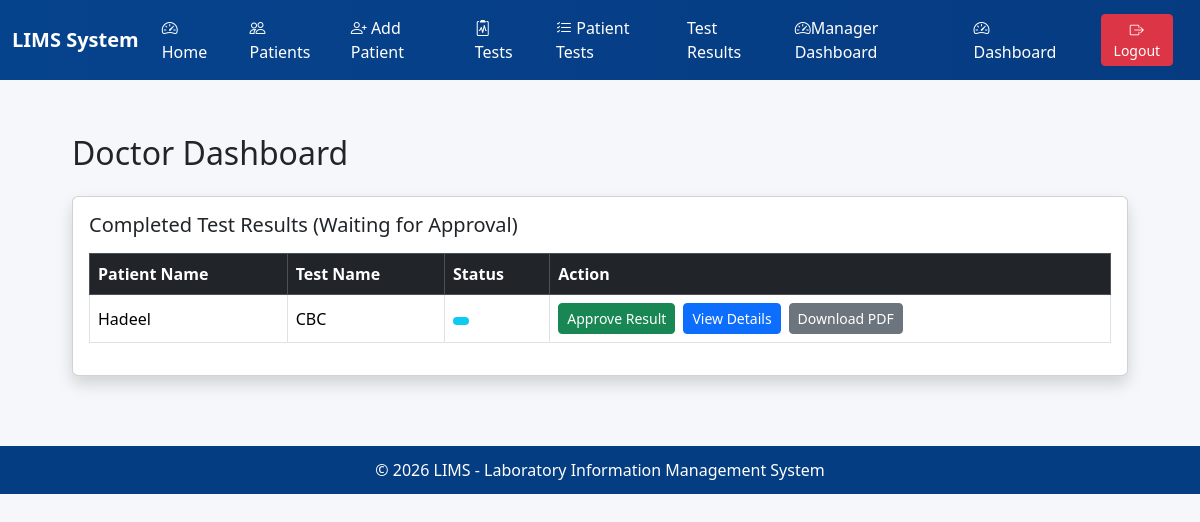
/doctor/dashboard/ (signed in), run on an earlier commit of the app's database.
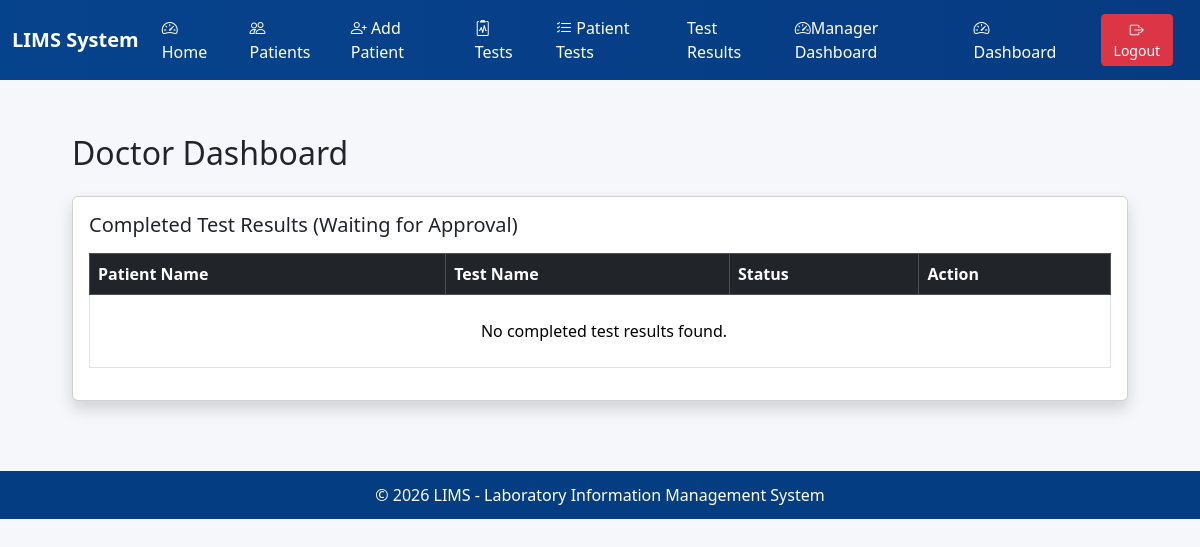
And on a later commit of the database.
### core/models.py (models this page shows, shortened)
class TestResult(models.Model):
    patienttest = models.OneToOneField( PatientTest,on_delete=models.CASCADE )
    wbc = models.FloatField("WBC", null=True, blank=True)
    rbc = models.FloatField("RBC", null=True, blank=True)
    hemoglobin = models.FloatField("Hemoglobin", null=True, blank=True)
    hematocrit = models.FloatField("Hematocrit", null=True, blank=True)
    platelets = models.FloatField("Platelets", null=True, blank=True)
    result_valu = models.CharField(max_length=100)
    unit = models.CharField(max_length=50, blank=True)
    reference_range = models.CharField(max_length=100, blank=True)
    STATUS_CHOICES = [
        ('pending', 'Pending'),
        ('completed', 'Completed'),
        ('approved', 'Approved'),
    ]
    status = models.CharField(
        max_length=20,
        choices=STATUS_CHOICES,
        default='pending'
    )
    completed_by = models.ForeignKey(
        settings.AUTH_USER_MODEL,
        on_delete=models.SET_NULL,
        null=True,
        blank=True,
        related_name='completed_results'
    )
    completed_at = models.DateTimeField(null=True, blank=True)
    approved_by = models.ForeignKey(
        User,
        on_delete=models.SET_NULL,
        null=True,
        blank=True,
        related_name='approved_results'
    )
    approved_at = models.DateTimeField(null=True, blank=True)
    created_at = models.DateTimeField(auto_now_add=True)
    class Meta:
         permissions =[("approve_testresult", "Can approve testresult"),]

class PatientTest(models.Model):
     id = models.BigAutoField(primary_key=True)
     patient = models.ForeignKey(Patient, on_delete=models.CASCADE, related_name='patient_tests')
     test = models.ForeignKey(Test, on_delete=models.PROTECT, related_name='test_records')
     sample_identifier = models.CharField(max_length=80, blank=True, null=True, help_text="Sample ID if lab uses one")
     request_date = models.DateTimeField(auto_now_add=True)
     result_date = models.DateTimeField(auto_now_add=True)
     result_valu = models.CharField(max_length=200, blank=True, null=True)
     result_text = models.TextField(blank=True, null=True)
     performed_by = models.CharField(max_length=120, blank=True, null=True)
     discount_percent = models.DecimalField(max_digits=5, decimal_places=2,
    default=Decimal('0.00'), validators=[MinValueValidator(Decimal('0.00')),
     MaxValueValidator(Decimal('100.00'))], help_text="Discount as percent (0-100)")
     price_snapshot = models.DecimalField(max_digits=10, decimal_places=2, blank=True, null=True,
    validators=[MinLengthValidator(Decimal('0.00'))], help_text="Price at time request (copied from Test.price)")
     total_price = models.DecimalField(max_digits=10, decimal_places=2, blank=True, null=True, help_text="Computed price after discount")
     created_at = models.DateTimeField(auto_now_add=True)
     status = models.CharField( max_length=20, choices=STATUS_CHOICES, default='pending')
     class Meta:
          verbose_name = "PatientTest"
          verbose_name_plural = "PatientTest"
          ordering = ['-request_date']
          indexes = models.Index(fields=['patient', 'test']), models.Index(fields=['request_date'])

class Patient(models.Model):
    id = models.BigAutoField(primary_key=True)
    test_subject_id = models.CharField(max_length=50, unique=True, blank=True)
    national_id = models.CharField(max_length=30, unique=True, blank=True, null=True)
    first_name = models.CharField(max_length=120)
    middle = models.CharField(max_length=120, blank=True, null=True)
    last_name = models.CharField(max_length=120)
    date_of_birth = models.DateTimeField(blank=True, null=True)
    GENDER_CHOICES = [('M', 'Male'), ('F', 'Female'), ('O', 'Other'), ('U', 'Unknown')]
    gender = models.CharField(max_length=1, choices=GENDER_CHOICES, default='U')
    blood_group = models.CharField(max_length=3, blank=True, null=True)
    phone = models.CharField(max_length=30, blank=True, null=True)
    email = models.EmailField(blank=True, null=True)
    address = models.TextField(blank=True, null=True)
    emergency_contact = models.CharField(max_length=120, blank=True, null=True)
    registration_date = models.DateTimeField(auto_now_add=True)
    last_update = models.DateTimeField(auto_now=True)
    notes = models.TextField(blank=True, null=True)
    class Meta:
        verbose_name = "Patient"
        verbose_name_plural = "Patients"
        ordering = ['-registration_date']
        indexes = [
            models.Index(fields=['test_subject_id']),
            models.Index(fields=['national_id']),
            models.Index(fields=['last_name', 'first_name']),
        ]

class Test(models.Model):
        id = models.BigAutoField(primary_key=True)
        test_code = models.CharField(max_length=30, unique=True, help_text="Unique test code, e.g, CBC, GLU, CHOL")
        test_name = models.CharField(max_length=150, help_text="Full name of the test (e.g. Complete,Blood Count)")
        department = models.CharField(max_length=100, help_text="Department(e.g, Hematologe, Biochemistry, Immunology)")
        sample_type = models.CharField(max_length=50, blank=True, null=True, help_text="e.g, Boold, Serum, Urine")
        unit = models.CharField(max_length=30, blank=True, null=True, help_text="Measurement unit (e.g. mg/dL, IU/L)")
        reference_range = models.CharField(max_length=120, blank=True, null=True, help_text="Example: 4.5 - 10.0 *10^9/L")
        price = models.DecimalField(max_digits=10, decimal_places=2, default=Decimal('0.00'), validators=[MinValueValidator(Decimal('0.00'))], help_text="Cost of the test")
        turnaround_time_hours = models.PositiveBigIntegerField(default=24, help_text="Expected time to complete (in hours)")
        active = models.BooleanField(default=True, help_text="Set to False to deactivativate the test")
        instructions = models.TextField(blank=True, null=True)
        created_at = models.DateTimeField(auto_now_add=True)
        last_update = models.DateTimeField(auto_now=True)
        class Meta:
            verbose_name = "Test"
            verbose_name_plural = "Tests"
            ordering = ['department', 'test_name']
            indexes = [
                models.Index(fields=['test_code']),
                models.Index(fields=['test_name']),
         ]

### core/views.py (the view)
# urls.py: path('doctor/dashboard/', views.doctor_dashboard, name='doctor_dashboard'),
@login_required
def doctor_dashboard(request):
    completed_results = TestResult.objects.filter(status='completed')
    context = {
        'completed_results': completed_results
    }
    return render(request, 'core/doctor_dashboard.html', context)

### core/templates/core/doctor_dashboard.html (shortened to what this page needs)
{% extends "base.html" %}
{% block content %}
<div class="container mt-4">
    <h2 class="mb-4">Doctor Dashboard</h2>
    <div class="card shadow">
        <div class="card-body">
            <h5 class="mb-3">Completed Test Results (Waiting for Approval)</h5>
            <table class="table table-hover table-bordered align-middle">
                <thead class="table-dark">
                    <tr>
                        <th>Patient Name</th>
                        <th>Test Name</th>
                        <th>Status</th>
                        <th>Action</th>
                    </tr>
                </thead>
                <tbody>
                    {% for result in completed_results %}
                    <tr>
                        <td>
                            {% if result.patienttest.patient.first_name %}
                            {{ result.patienttest.patient.first_name}}
                            {% else %}
                            {{ result.patienttest.patient.first_name }}
                            {% endif %}
                        </td>
                        <td>
                            {{ result.patienttest.test.test_name }}
                        </td>
                        <td>
                            <span class="badge bg-info text-dark">
                            </span>
                        </td>
                        <td>
                            <div class="d-flex gap-2">
                                <a href="{% url 'core:testresult_approve' result.id %}" class="btn btn-success btn-sm">
                                    Approve Result
                                </a>
                                <a href="{% url 'core:testresult_detail' result.id %}" class="btn btn-primary btn-sm">
                                    View Details
                                </a>
                                <a href="{% url 'core:testresult_pdf' result.id %}" class="btn btn-secondary btn-sm">
                                    Download PDF
                                </a>
                            </div>
                        </td>
                    </tr>
                    {% empty %}
                    <tr>
                        <td colspan="4" class="text-center py-4">
                             No completed test results found.
                        </td>
                    </tr>
                    {% endfor %}
                </tbody>
            </table>
        </div>
    </div>
</div>
{% endblock %}

What changed in the data, as far as the page shows it:
removed TestResult: patienttest.patient.first_name "Hadeel", patienttest.test.test_name "CBC"
Also different on the page:
text now shown: "No completed test results found."
